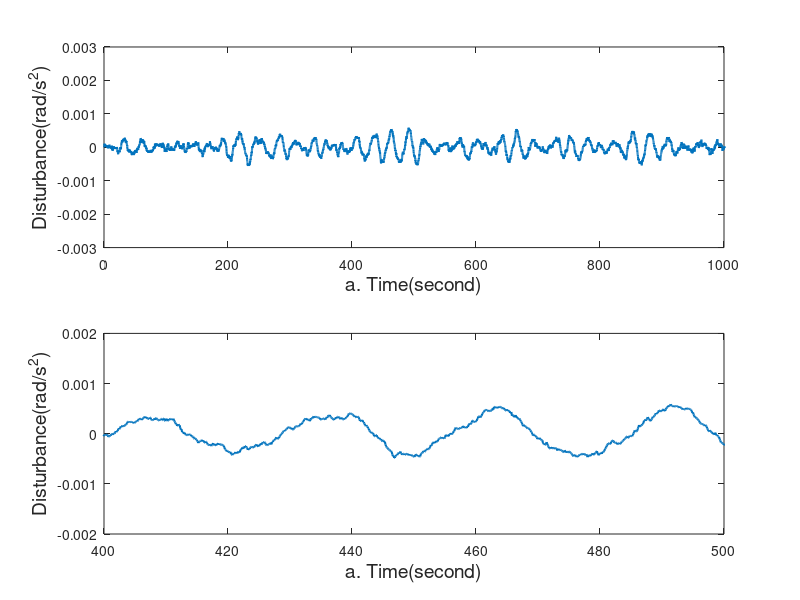

Source code (MATLAB):
clc;clear;
load('noise_roll.mat')
figure_FontSize=14;

subplot(2,1,1)
plot(noise_roll(1,:),noise_roll(2,:),'linewidth',1.5);axis([0,1000,-3*10^-3,3*10^-3]);xlabel('a. Time(second)');ylabel('Disturbance(rad/s^2)');set(get(gca,'XLabel'),'FontSize',figure_FontSize);set(get(gca,'YLabel'),'FontSize',figure_FontSize);

subplot(2,1,2)
plot(noise_roll(1,:),noise_roll(2,:),'linewidth',1.5);axis([400,500,-2*10^-3,2*10^-3]);xlabel('a. Time(second)');ylabel('Disturbance(rad/s^2)');set(get(gca,'XLabel'),'FontSize',figure_FontSize);set(get(gca,'YLabel'),'FontSize',figure_FontSize);
%plot(noise_roll(1,1000:4000),noise_roll(2,1000:4000));axis([200,500,-2*10^-3,-2*10^-3])

set(gcf,'position',[80 0 900 600]) 

figure_FontSize=14;




